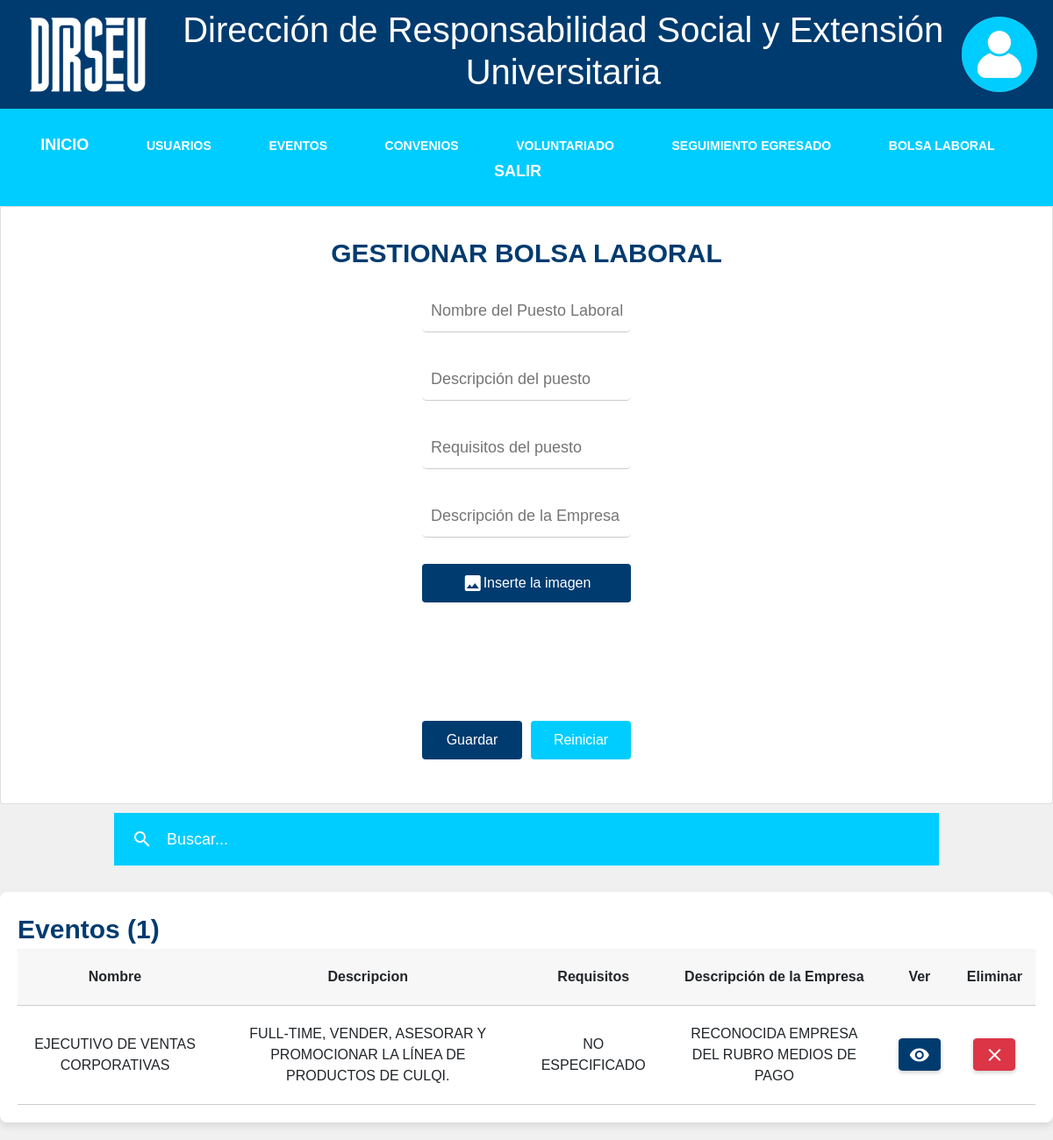
The page /bolsaLaboral/index.php (signed in) on the database its author committed.
### tables this page shows
CREATE TABLE `puesto_laboral` (
  `id_laboral` int(11) NOT NULL,
  `nombre_puesto` varchar(255) NOT NULL,
  `descripcion_puesto` text DEFAULT NULL,
  `requisitos` text DEFAULT NULL,
  `descripcion_Empresa` varchar(255) DEFAULT NULL,
  `imagen` varchar(255) NOT NULL,
  `perDIR_id` int(11) DEFAULT NULL
);

### bolsaLaboral/index.php (the view, shortened to what this page needs)
<?php include "../extend/header.php";
?>
<html>
<body>
<head>
<link rel="stylesheet" href="styles.css">
</head>
<div class="row">
  <div class="col s12">
    <div class="card">
      <div class="card-content">
        <span style='font-size:30px; font-weight:bold; ' class="card-title">GESTIONAR BOLSA LABORAL</span>
        <form class="form" action="ins_puestoLaboral.php" method="post" enctype="multipart/form-data" autocomplete="off">
        <div class="input-field">
            <input type="text" name="nombrePuesto" required id="nombrePuesto" onblur="may(this.value, this.id)" placeholder="Nombre del Puesto Laboral">
        </div>
        <div class="input-field">
            <input type="text" name="descripcionPuesto" required id="descripcionPuesto" onblur="may(this.value, this.id)" placeholder="Descripción del puesto">
        </div>
        <div class="input-field">
            <input type="text" name="requisitos" required id="requisitos" onblur="may(this.value, this.id)" placeholder="Requisitos del puesto">
        </div>
        <div class="input-field">
            <input type="text" name="descripcionEmpresa" required id="descripcionEmpresa" onblur="may(this.value, this.id)" placeholder="Descripción de la Empresa">
        </div>
          <div class="file-field input-field">
              <div class="btn" style="background-color: #003b6f;">
                  <i class="material-icons left">image</i>
                  <span>Inserte la imagen</span>
              </div>
          </div>
          <div class="button-group" style="margin: 0 100px; display: flex;">
          <button type="submit" class="btn custom-button" id="btn_guardar">Guardar</button>
          <button type="reset" class="btn reset-button" id="btn_reset">Reiniciar</button>
      </div>
        </form>
      </div>
    </div>
  </div>
</div>
<div class="row1">
  <div class="col s11">
    <nav class="white1" style="margin: 0 120px;">
      <div class="nav-wrapper1">
        <div class="input-field1">
        <i class="material-icons prefix">search</i>
          <input type="search" id="buscar" placeholder="Buscar..." autocomplete="off" style="background-color: #00cdff; color: white;">
        </div>
      </div>
    </nav>
  </div>
</div>
<?php
$sel = $con->query("SELECT * FROM puesto_laboral;");
$row = mysqli_num_rows($sel);
?>
<div class="row2">
  <div class="col s13">
    <div class="card2">
      <div class="card-content2">
        <span class="card-title">Eventos (<?php echo $row ?>) </span>
        <table>
          <thead>
            <th>Nombre</th>
            <th>Descripcion</th>
            <th>Requisitos</th>
            <th>Descripción de la Empresa</th>
            <th>Ver</th>
            <th>Eliminar</th>
          </thead>
          <?php while($f = $sel->fetch_assoc()){ ?>
            <tr>
                <td><?php echo $f['nombre_puesto'] ?></td>
                <td><?php echo $f['descripcion_puesto'] ?></td>
                <td><?php echo $f['requisitos'] ?></td>
                <td><?php echo $f['descripcion_Empresa'] ?></td>
                <td>
                    <a href="ver_postulantes.php?id=<?php echo $f['id_laboral'] ?>" class="btn-floating green"><i class="material-icons">visibility</i></a>
                </td>
                <td>
                <a href="#" class="btn-floating red" onclick="swal({ title: 'Esta seguro que desea eliminar al evento?', text: 'Al eliminarlo no podra recuperarlo!', type: 'warning', showCancelButton: true, confirmButtonColor: '#3085d6', cancelButtonColor: '#d33', confirmButtonText: 'Si, eliminarlo!' }).then(function () {  location.href='eliminar_puesto.php?id=<?php echo $f['id_laboral'] ?>'; })"><i class="material-icons">clear</i></a>
                </td>
            </tr>
          <?php } ?>
        </table>
      </div>
    </div>
  </div>
</div>
<?php include '../extend/scripts.php'; ?>
</body>
</html>

### css/styles.css (style rules this page uses)
body { font-family: Arial, sans-serif; margin: 0; padding: 0; background: #f0f0f0; }
header, nav, section { padding: 10px; text-align: center; }
.card-content form { margin-bottom: 20px; }
.input-field { margin-bottom: 20px; }
.input-field input[type="text"], .input-field input[type="password"], .input-field input[type="email"], .input-field select { width: 100%; padding: 10px; border: 1px solid #ccc; border-radius: 5px; }
.card-title { font-size: 24px; font-weight: bold; margin-bottom: 20px; }

### bolsaLaboral/styles.css (style rules this page uses)
body { font-family: Arial, sans-serif; margin: 0; padding: 0; background: #f0f0f0; }
.card-content { padding: 30px; text-align: center; }
.card-title { font-size: 30px; font-weight: bold; color:#003b6f; }
.input-field { margin: 20px 450px 30px 450px; position: relative; }
.input-field input { padding: 10px 10px; border-top: transparent !important; border-right: transparent !important; border-left: transparent !important; border-bottom: 1px solid #ccc !important; box-shadow: none; outline: none; background: transparent; font-size: 18px; color: #111; }
.btn.custom-button, .btn.reset-button { flex: 1; padding: 10px 20px; color: white; border: none; cursor: pointer; transition: background-color 0.3s; margin: 0px 350px; }
.btn.custom-button { background-color: #003b6f; margin-right: 5px; }
.btn.reset-button { background-color: #00cdff; margin-left: 5px; }
.nav-wrapper1 { background-color: #00cdff; padding: 10px; }
.input-field1 { position: relative; }
.input-field1 .prefix { position: absolute; left: 10px; top: 50%; transform: translateY(-50%); color: white; }
#buscar { width: 100%; padding-left: 50px; border: none; height: 40px; line-height: 40px; font-size: 18px; box-shadow: none; border-radius: 5px; outline: none; }
#buscar::placeholder { color: white; opacity: 1; }
.card2 { background-color: #ffffff; border-radius: 8px; box-shadow: 0 4px 8px rgba(0,0,0,0.1); padding: 20px; margin: 20px 0; }
table { width: 100%; border-collapse: collapse; }
thead { background-color: #f7f7f7; }
th, td { text-align: center; padding: 20px 15px; border-bottom: 1px solid #ccc; }
.btn-floating { background-color: #003b6f; color: white; border: none; border-radius: 10%; padding: 10px 12px; cursor: pointer; box-shadow: 0 2px 5px rgba(0,0,0,0.2); transition: background-color 0.3s; }
.btn-floating.red { background-color: #dc3545; }
.material-icons { display: inline-block; vertical-align: middle; }
.file-field { position: relative; }
.file-field .btn { background-color: #003b6f; color: white; padding: 10px 20px; border: none; border-radius: 4px; cursor: pointer; transition: background-color 0.3s; }
.file-field .btn { display: flex; align-items: center; justify-content: center; color: white; }

### rows shown on the page
puesto_laboral: nombre_puesto "EJECUTIVO DE VENTAS CORPORATIVAS", descripcion_puesto "FULL-TIME, VENDER, ASESORAR Y PROMOCIONAR LA LÍNEA DE PRODUCTOS DE CULQI.", requisitos "NO ESPECIFICADO", descripcion_Empresa "RECONOCIDA EMPRESA DEL RUBRO MEDIOS DE PAGO"

### other values the page prints
$row "1"
